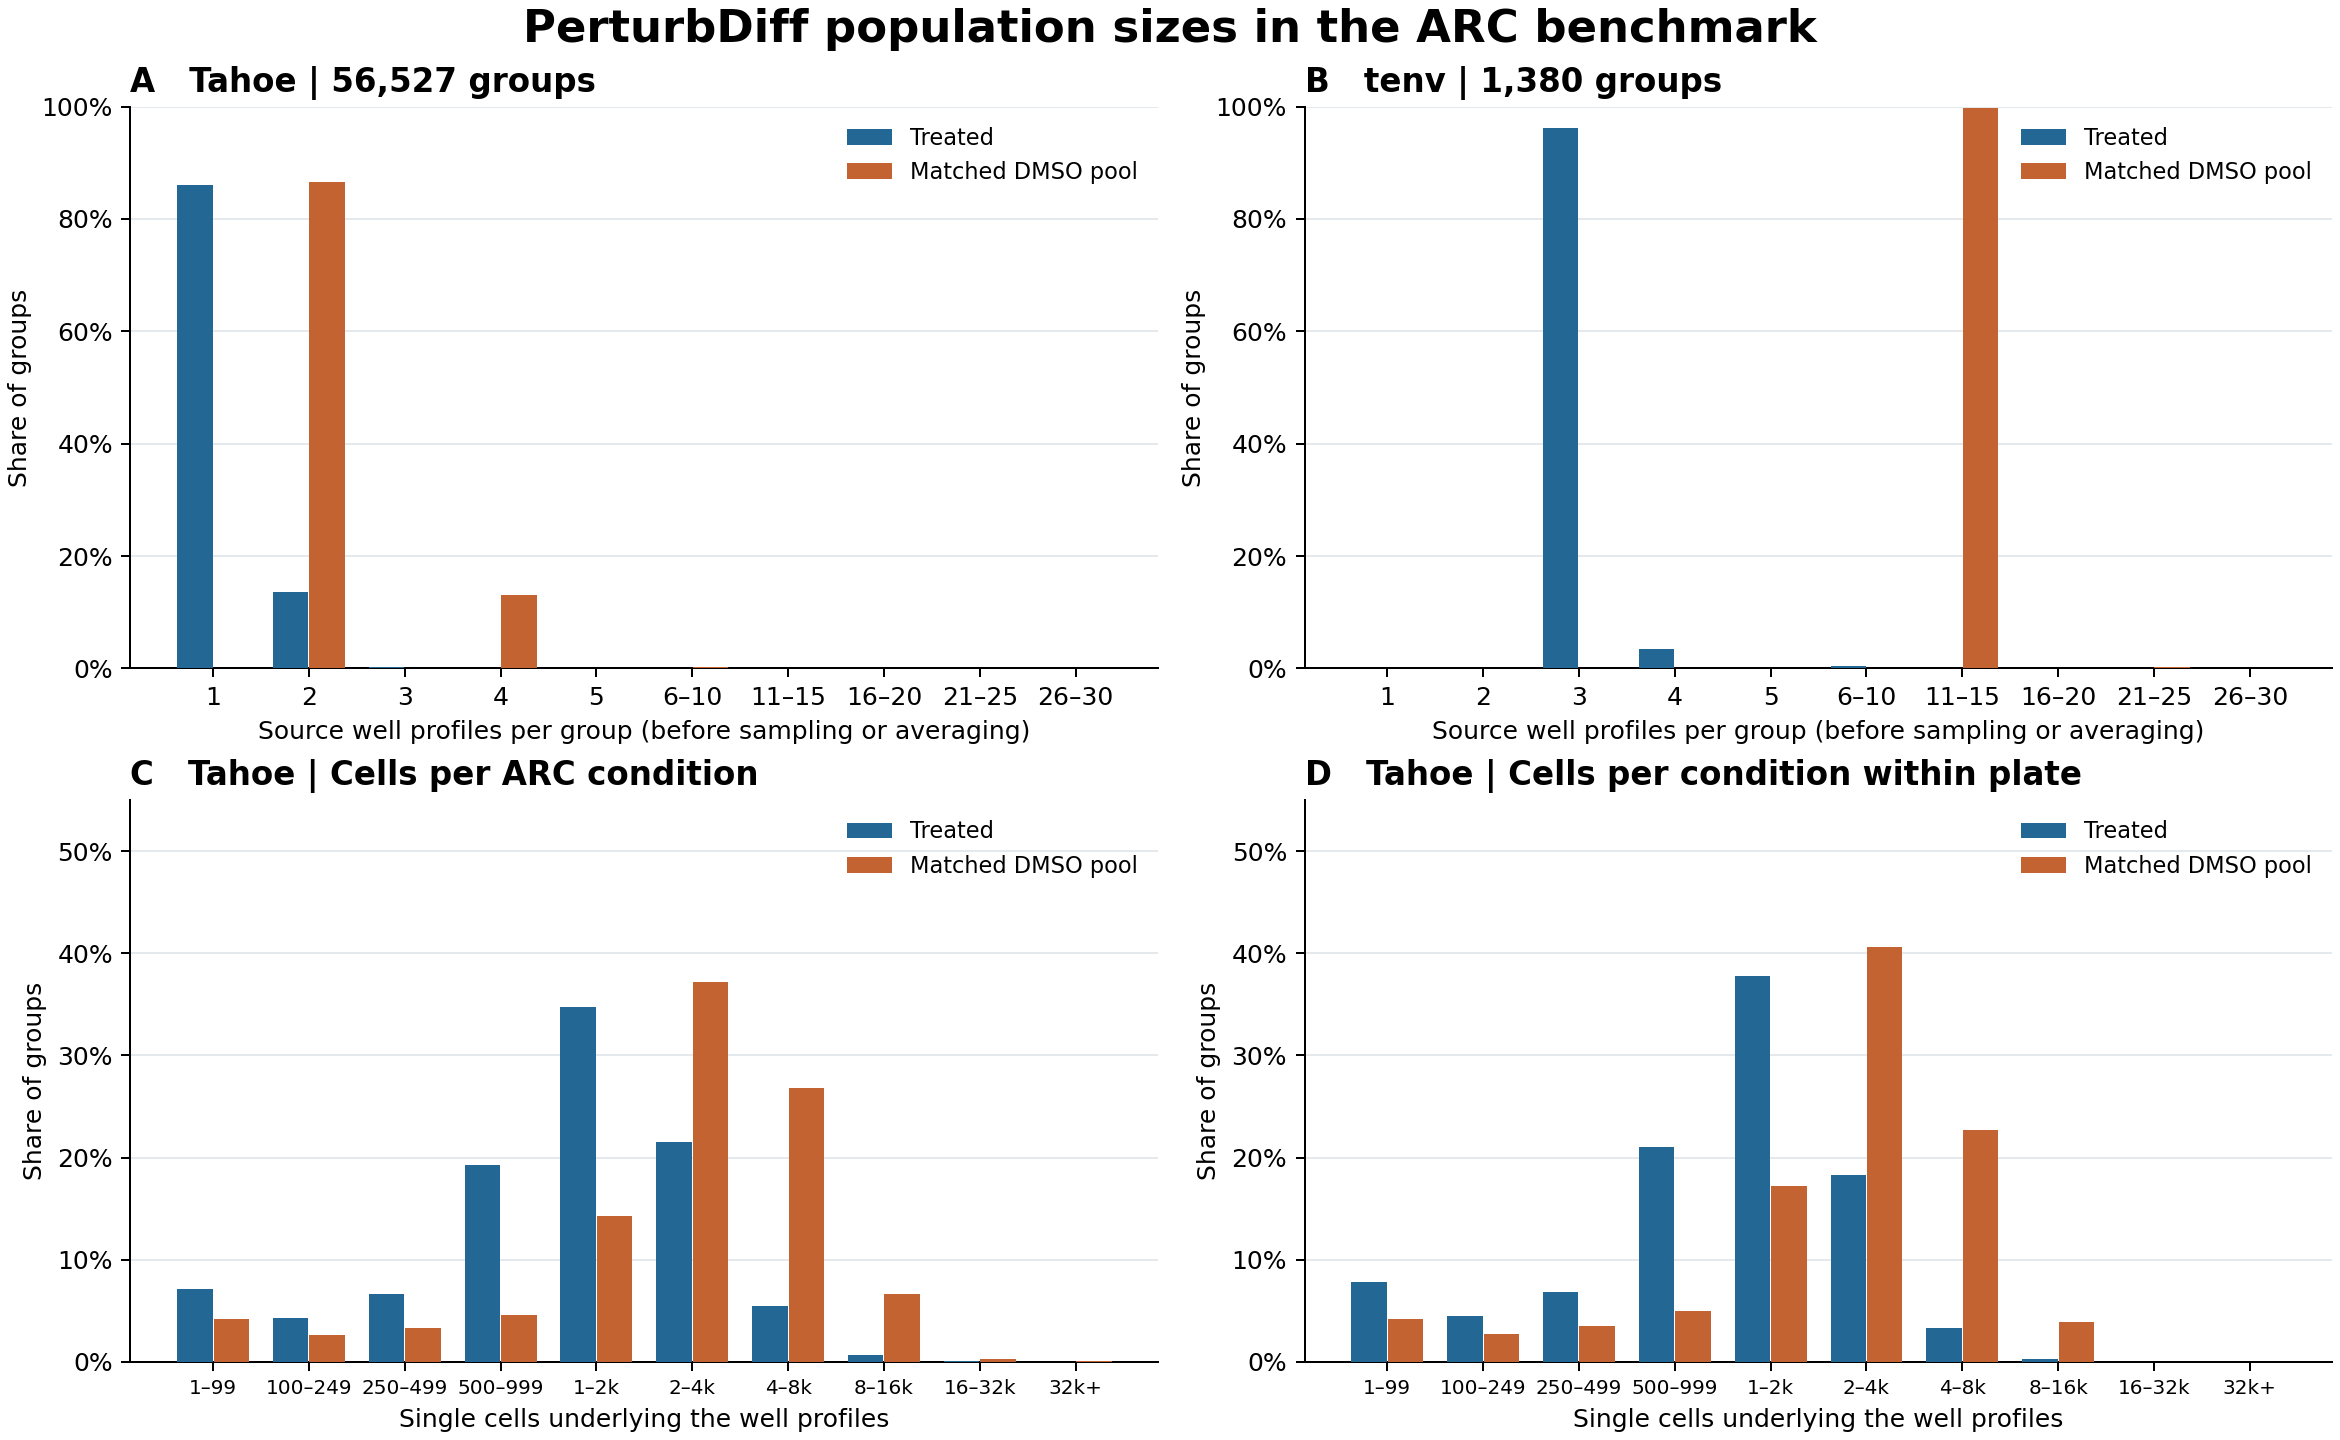

The Python source for this figure:
"""Plot frozen ARC group sizes using only CSVs and Tahoe observation metadata."""

import json
from pathlib import Path

import h5py
import matplotlib
import numpy as np
import pandas as pd

matplotlib.use("Agg")
from matplotlib import pyplot as plt
from matplotlib.ticker import PercentFormatter

OUTPUT = Path(__file__).resolve().parent
ROOT = next(parent for parent in OUTPUT.parents if (parent / ".git").exists())
STAGE = ROOT / "stage2"
CORPUS = STAGE / "02_dataset_corpus/output/corpus/v2"
STEP4 = STAGE / "04_pdiff_hyperparameter"
RELEASES = {
    "Tahoe": STEP4 / "execution/output/tahoe-smoke-ticket68/release",
    "tenv": STAGE / "03_modes_tenv/output/input",
}


def read_groups(dataset):
    release = RELEASES[dataset]
    wells = pd.read_csv(release / "wells.csv")
    controls = pd.read_csv(release / "controls.csv").set_index("control_index")
    test = pd.concat(
        [pd.read_csv(release / f"fold_{fold}/test_cases.csv") for fold in range(3)],
        ignore_index=True,
    )
    keys = ["case_id", "group_id", "control_index"]
    pd.testing.assert_frame_equal(
        wells[keys].sort_values("case_id").reset_index(drop=True),
        test[keys].sort_values("case_id").reset_index(drop=True),
    )
    assert wells.case_id.is_unique
    members = wells[["group_id", "control_index"]].drop_duplicates()
    members = members.join(controls[["n_wells"]], on="control_index")
    groups = wells.groupby("group_id").size().rename("treated_profiles").to_frame()
    groups["control_profiles"] = members.groupby("group_id").n_wells.sum()
    groups["baseline_vectors"] = members.groupby("group_id").size()

    plate_groups = None
    if dataset == "Tahoe":
        with h5py.File(CORPUS / "tahoe.h5ad") as source:
            obs = source["obs"]

            def column(key):
                entry = obs[key]
                if isinstance(entry, h5py.Group):
                    return entry["categories"].asstr()[:][entry["codes"][:]]
                return entry.asstr()[:] if entry.dtype.kind in "OS" else entry[:]

            metadata = pd.DataFrame({
                key: column(key) for key in
                ("profile_id", "n_cells", "drug", "is_control", "plate", "cell_line_id")
            })
        treated = wells.join(
            metadata.set_index("profile_id")[["n_cells"]], on="case_id", validate="one_to_one"
        )
        dmso = metadata.loc[metadata.is_control & metadata.drug.eq("DMSO_TF")]
        pools = dmso.groupby(["plate", "cell_line_id"]).n_cells.agg(["size", "sum"])
        controls = controls.join(pools, on=["plate", "cell_line_id"], validate="one_to_one")
        assert controls.n_wells.eq(controls["size"]).all() and treated.n_cells.notna().all()
        groups["treated_cells"] = treated.groupby("group_id").n_cells.sum()
        groups["control_cells"] = (
            members.join(controls[["sum"]], on="control_index").groupby("group_id")["sum"].sum()
        )
        plate_groups = (
            treated.groupby(["group_id", "control_index"]).n_cells.sum()
            .rename("treated_cells").reset_index()
            .join(controls[["sum"]], on="control_index")
            .rename(columns={"sum": "control_cells"})
        )
    return groups, plate_groups


def stats(values):
    return {
        "min": int(values.min()), "p05": float(values.quantile(0.05)),
        "median": float(values.median()), "p95": float(values.quantile(0.95)),
        "max": int(values.max()),
    }


def draw_bars(axis, groups, columns, edges, title, xlabel):
    labels = ["Treated", "Matched DMSO pool"]
    colors = ["#236894", "#c26331"]
    slots = np.arange(len(edges) - 1)
    rows = []
    for offset, field, label, color in zip((-0.19, 0.19), columns, labels, colors):
        counts = np.histogram(groups[field], bins=edges)[0]
        assert counts.sum() == len(groups)
        fraction = counts / len(groups)
        axis.bar(slots + offset, fraction, width=0.37, color=color, label=label, zorder=3)
        rows.extend(zip([field] * len(slots), edges[:-1], edges[1:], counts, fraction))
    axis.set(xlabel=xlabel, ylabel="Share of groups")
    axis.set_title(title, loc="left", fontsize=13, fontweight="bold")
    axis.yaxis.set_major_formatter(PercentFormatter(xmax=1))
    axis.set_xticks(slots)
    axis.grid(axis="y", color="#e4e9ee", zorder=0)
    axis.spines[["top", "right"]].set_visible(False)
    axis.legend(frameon=False, loc="upper right", fontsize=9)
    return rows


def main():
    tahoe, plate_groups = read_groups("Tahoe")
    tenv, _ = read_groups("tenv")
    datasets = {"Tahoe": tahoe, "tenv": tenv}
    summary = {}
    for dataset, groups in datasets.items():
        widths = groups.treated_profiles
        summary[dataset] = {
            "groups": len(groups),
            "treated_wells": int(widths.sum()),
            "groups_by_treated_wells": widths.value_counts().sort_index().to_dict(),
            "groups_sampled_with_replacement": int(widths.lt(3).sum()),
            "groups_with_equal_treated_and_control_wells": int(widths.eq(groups.control_profiles).sum()),
            **{field: stats(groups[field]) for field in groups},
        }
        if dataset == "Tahoe":
            summary[dataset]["groups_with_equal_treated_and_control_cells"] = int(
                groups.treated_cells.eq(groups.control_cells).sum()
            )
    summary["Tahoe_plate_stratified"] = {
        "groups": len(plate_groups),
        "treated_cells": stats(plate_groups.treated_cells),
        "control_cells": stats(plate_groups.control_cells),
        "groups_with_fewer_than_256_treated_cells": int(plate_groups.treated_cells.lt(256).sum()),
        "groups_with_fewer_than_256_control_cells": int(plate_groups.control_cells.lt(256).sum()),
    }
    (OUTPUT / "perturbdiff_population_summary.json").write_text(
        json.dumps(summary, indent=2) + "\n"
    )

    fig = plt.figure(figsize=(13, 8), layout="constrained")
    grid = fig.add_gridspec(2, 2)
    fig.suptitle("PerturbDiff population sizes in the ARC benchmark", fontsize=18, fontweight="bold")
    rows = []
    for pos, (dataset, groups) in enumerate(datasets.items()):
        axis = fig.add_subplot(grid[0, pos])
        edges = [1, 2, 3, 4, 5, 6, 11, 16, 21, 26, 31]
        rows.extend((dataset, *row) for row in draw_bars(
            axis, groups, ("treated_profiles", "control_profiles"), edges,
            f"{'AB'[pos]}   {dataset} | {len(groups):,} groups",
            "Source well profiles per group (before sampling or averaging)",
        ))
        axis.set_xticklabels(["1", "2", "3", "4", "5", "6–10", "11–15", "16–20", "21–25", "26–30"])
        axis.set_ylim(0, 1)
    edges = [1, 100, 250, 500, 1000, 2000, 4000, 8000, 16000, 32000, 160000]
    for pos, (name, groups, title) in enumerate((
        ("Tahoe", tahoe, "C   Tahoe | Cells per ARC condition"),
        ("Tahoe_plate_stratified", plate_groups, "D   Tahoe | Cells per condition within plate"),
    )):
        axis = fig.add_subplot(grid[1, pos])
        rows.extend((name, *row) for row in draw_bars(
            axis, groups, ("treated_cells", "control_cells"), edges, title,
            "Single cells underlying the well profiles",
        ))
        axis.set_xticklabels(
            ["1–99", "100–249", "250–499", "500–999", "1–2k",
             "2–4k", "4–8k", "8–16k", "16–32k", "32k+"],
            fontsize=8,
        )
        axis.set_ylim(0, 0.55)
    fig.savefig(OUTPUT / "perturbdiff_population_sizes.png", dpi=180, facecolor="white")
    pd.DataFrame(rows, columns=[
        "dataset", "field", "bin_start", "bin_stop", "groups", "fraction"
    ]).to_csv(OUTPUT / "perturbdiff_population_histogram.csv", index=False)


if __name__ == "__main__":
    main()
